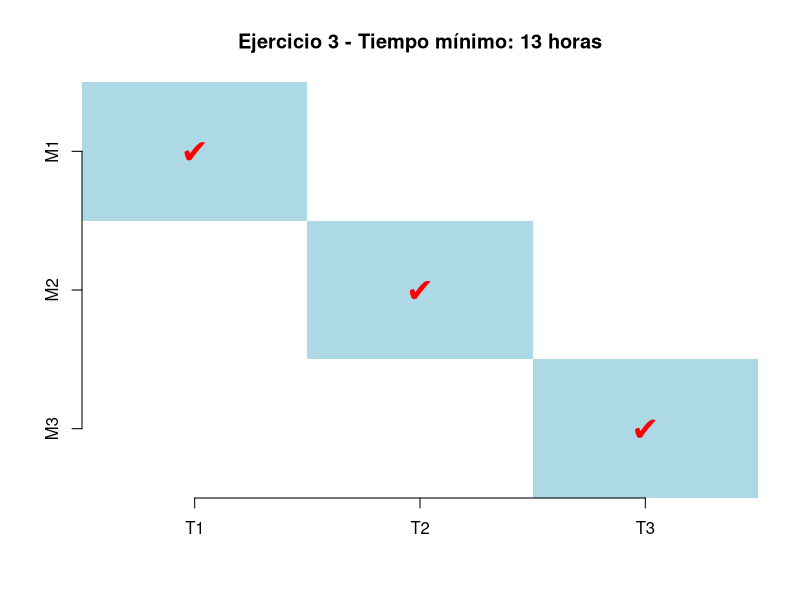

This figure's R source:
# Matriz de costos (tiempo en horas)
cost <- matrix(c(4, 7, 5,
                 6, 5, 8,
                 7, 6, 4),
               nrow = 3, byrow = TRUE)

library(lpSolve)
resultado <- lp.assign(cost)

cat("Matriz solución:\n")
print(resultado$solution)
cat("Tiempo total mínimo:", resultado$objval, "horas\n")

tecnicos <- c("T1", "T2", "T3")
maquinas <- c("M1", "M2", "M3")
mat <- resultado$solution

image(t(mat[nrow(mat):1, ]), axes = FALSE, col = c("white", "lightblue"))
axis(1, at = seq(0, 1, length.out = 3), labels = tecnicos)
axis(2, at = seq(0, 1, length.out = 3), labels = rev(maquinas))
for (i in 1:3) {
  for (j in 1:3) {
    if (mat[i, j] == 1) {
      text((j - 1)/2, (3 - i)/2, labels = "✔", col = "red", cex = 2)
    }
  }
}
title(main = paste("Ejercicio 3 - Tiempo mínimo:", resultado$objval, "horas"))
